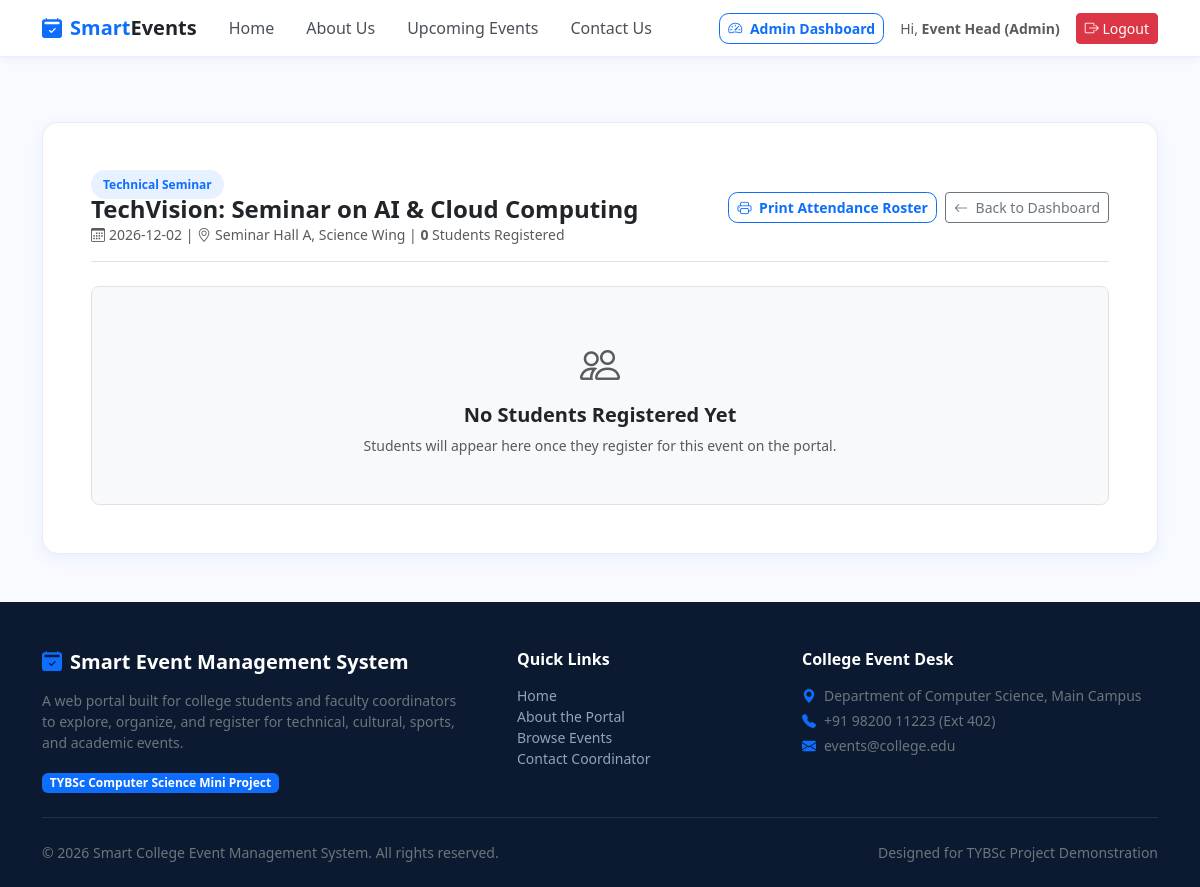
/admin/event/4/registrations (signed in), run on the app's committed database.
### tables this page shows
CREATE TABLE events (
            id INTEGER PRIMARY KEY AUTOINCREMENT,
            title TEXT NOT NULL,
            category TEXT NOT NULL,
            description TEXT NOT NULL,
            date TEXT NOT NULL,
            time TEXT NOT NULL,
            venue TEXT NOT NULL,
            coordinator TEXT NOT NULL,
            coordinator_phone TEXT,
            image_url TEXT,
            max_participants INTEGER DEFAULT 100,
            created_at TIMESTAMP DEFAULT CURRENT_TIMESTAMP
        );

### app.py (the view)
@app.route('/admin/event/<int:event_id>/registrations')
@admin_required
def event_registrations(event_id):
    conn = get_db()
    cursor = conn.cursor()
    cursor.execute("SELECT * FROM events WHERE id = ?", (event_id,))
    event = cursor.fetchone()
    if not event:
        conn.close()
        flash('Event not found.', 'danger')
        return redirect(url_for('admin_dashboard'))
    cursor.execute('''
        SELECT r.id as reg_id, r.registered_at, r.status,
               u.name, u.email, u.roll_no, u.department, u.year, u.phone
        FROM registrations r
        JOIN users u ON r.user_id = u.id
        WHERE r.event_id = ?
        ORDER BY r.registered_at ASC
    ''', (event_id,))
    students = cursor.fetchall()
    conn.close()
    return render_template(
        'event_registrations.html',
        event=event,
        students=students,
        total_count=len(students)
    )

### app.py (called while the page is built)
def get_db():
    conn = sqlite3.connect(DATABASE)
    conn.row_factory = sqlite3.Row
    return conn

def admin_required(f):
    @wraps(f)
    def decorated_function(*args, **kwargs):
        if 'user_id' not in session:
            flash('Please log in as Administrator.', 'warning')
            return redirect(url_for('login'))
        if session.get('user_role') != 'admin':
            flash('Access denied! Administrator privileges required.', 'danger')
            return redirect(url_for('home'))
        return f(*args, **kwargs)
    return decorated_function

### templates/event_registrations.html (shortened to what this page needs)
{% extends 'base.html' %}
{% block content %}
<div class="container py-5">
    <div class="custom-card p-4 p-sm-5">
        <div class="d-flex justify-content-between align-items-center mb-4 pb-3 border-bottom flex-wrap gap-2">
            <div>
                <span class="badge-category mb-1">{{ event['category'] }}</span>
                <h4 class="fw-bold text-dark mb-0">{{ event['title'] }}</h4>
                <p class="text-muted small mb-0">
                    <i class="bi bi-calendar3 me-1"></i>{{ event['date'] }} |
                    <i class="bi bi-geo-alt me-1"></i>{{ event['venue'] }} |
                    <strong>{{ total_count }}</strong> Students Registered
                </p>
            </div>
            <div class="d-flex gap-2 no-print">
                <button type="button" class="btn btn-outline-primary btn-sm" onclick="window.print();">
                    <i class="bi bi-printer me-1"></i> Print Attendance Roster
                </button>
                <a href="{{ url_for('admin_dashboard') }}" class="btn btn-outline-secondary btn-sm">
                    <i class="bi bi-arrow-left me-1"></i> Back to Dashboard
                </a>
            </div>
        </div>
        {% if students %}
            <div class="table-responsive">
                <table class="table table-hover table-bordered align-middle small">
                    <thead class="table-light">
                        <tr>
                            <th style="width: 50px;">#</th>
                            <th>Student Name</th>
                            <th>Roll No</th>
                            <th>Department</th>
                            <th>Year</th>
                            <th>Email Address</th>
                            <th>Phone</th>
                            <th>Registration Date</th>
                            <th class="text-center">Status</th>
                        </tr>
                    </thead>
                    <tbody>
                        {% for s in students %}
                            <tr>
                                <td>{{ loop.index }}</td>
                                <td class="fw-bold text-dark">{{ s['name'] }}</td>
                                <td>{{ s['roll_no'] or 'N/A' }}</td>
                                <td>{{ s['department'] or 'Computer Science' }}</td>
                                <td>{{ s['year'] or 'TYBSc' }}</td>
                                <td>{{ s['email'] }}</td>
                                <td>{{ s['phone'] or 'N/A' }}</td>
                                <td class="text-muted">{{ s['registered_at'] }}</td>
                                <td class="text-center">
                                    <span class="badge bg-success-subtle text-success">
                                        {{ s['status'] }}
                                    </span>
                                </td>
                            </tr>
                        {% endfor %}
                    </tbody>
                </table>
            </div>
        {% else %}
            <div class="text-center py-5 bg-light rounded-3 border">
                <i class="bi bi-people text-muted fs-1 mb-2 d-block"></i>
                <h5 class="fw-bold text-dark">No Students Registered Yet</h5>
                <p class="text-muted small mb-0">Students will appear here once they register for this event on the portal.</p>
            </div>
        {% endif %}
    </div>
</div>
{% endblock %}

### static/css/style.css (style rules this page uses)
:root { --primary-blue: #0d6efd; --primary-hover: #0b5ed7; --dark-blue: #084298; --light-bg: #f8faff; --card-shadow: 0 4px 15px rgba(13, 110, 253, 0.08); }
body { font-family: 'Segoe UI', Roboto, 'Helvetica Neue', Arial, sans-serif; background-color: var(--light-bg); color: #333333; display: flex; flex-direction: column; min-height: 100vh; }
.custom-card { border: 1px solid #e9ecef; border-radius: 1rem; background-color: #ffffff; box-shadow: var(--card-shadow); transition: transform 0.2s ease, box-shadow 0.2s ease; overflow: hidden; }
.badge-category { background-color: #e7f1ff; color: var(--primary-blue); font-weight: 600; font-size: 0.75rem; padding: 0.35rem 0.75rem; border-radius: 50rem; }
.btn-outline-primary { color: var(--primary-blue); border-color: var(--primary-blue); border-radius: 0.6rem; font-weight: 600; }

### data on the page
events: category "Technical Seminar", title "TechVision: Seminar on AI & Cloud Computing", date "2026-12-02", venue "Seminar Hall A, Science Wing"

### other printed values
{{ session.get('user_name') }} "Event Head (Admin)"
{{ total_count }} "0"
